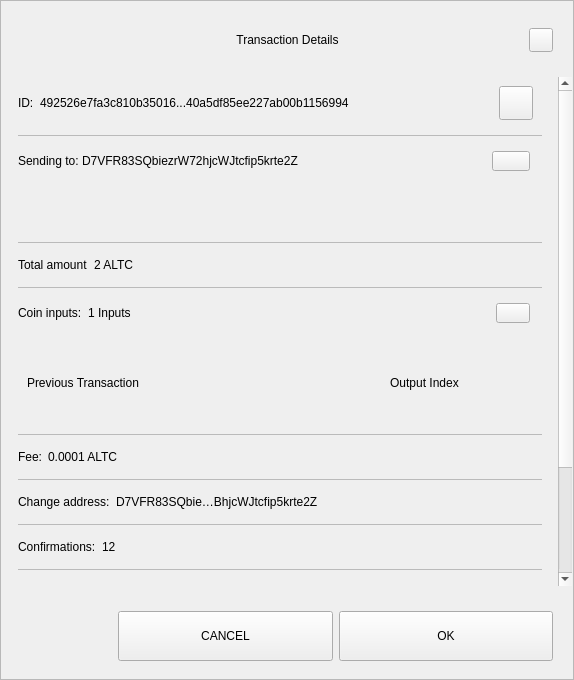
<?xml version="1.0" encoding="UTF-8"?>
<ui version="4.0">
 <class>TxDetailDialog</class>
 <widget class="QWidget" name="TxDetailDialog">
  <property name="geometry">
   <rect>
    <x>0</x>
    <y>0</y>
    <width>574</width>
    <height>680</height>
   </rect>
  </property>
  <property name="sizePolicy">
   <sizepolicy hsizetype="Preferred" vsizetype="Expanding">
    <horstretch>0</horstretch>
    <verstretch>0</verstretch>
   </sizepolicy>
  </property>
  <property name="minimumSize">
   <size>
    <width>574</width>
    <height>500</height>
   </size>
  </property>
  <property name="windowTitle">
   <string>Form</string>
  </property>
  <property name="styleSheet">
   <string notr="true"/>
  </property>
  <layout class="QVBoxLayout" name="verticalLayout_3">
   <property name="spacing">
    <number>0</number>
   </property>
   <property name="leftMargin">
    <number>0</number>
   </property>
   <property name="topMargin">
    <number>0</number>
   </property>
   <property name="rightMargin">
    <number>0</number>
   </property>
   <property name="bottomMargin">
    <number>0</number>
   </property>
   <item>
    <widget class="QFrame" name="frame">
     <property name="sizePolicy">
      <sizepolicy hsizetype="Preferred" vsizetype="Expanding">
       <horstretch>0</horstretch>
       <verstretch>0</verstretch>
      </sizepolicy>
     </property>
     <property name="styleSheet">
      <string notr="true"/>
     </property>
     <property name="frameShape">
      <enum>QFrame::StyledPanel</enum>
     </property>
     <property name="frameShadow">
      <enum>QFrame::Raised</enum>
     </property>
     <layout class="QVBoxLayout" name="verticalLayout">
      <property name="leftMargin">
       <number>0</number>
      </property>
      <property name="rightMargin">
       <number>0</number>
      </property>
      <item>
       <layout class="QHBoxLayout" name="horizontalLayout_3">
        <property name="spacing">
         <number>0</number>
        </property>
        <property name="leftMargin">
         <number>20</number>
        </property>
        <property name="topMargin">
         <number>10</number>
        </property>
        <property name="rightMargin">
         <number>20</number>
        </property>
        <item>
         <spacer name="horizontalSpacer_1">
          <property name="orientation">
           <enum>Qt::Horizontal</enum>
          </property>
          <property name="sizeHint" stdset="0">
           <size>
            <width>40</width>
            <height>20</height>
           </size>
          </property>
         </spacer>
        </item>
        <item>
         <widget class="QLabel" name="labelTitle">
          <property name="minimumSize">
           <size>
            <width>0</width>
            <height>40</height>
           </size>
          </property>
          <property name="maximumSize">
           <size>
            <width>16777215</width>
            <height>40</height>
           </size>
          </property>
          <property name="styleSheet">
           <string notr="true">padding-left:24px;</string>
          </property>
          <property name="text">
           <string>Transaction Details</string>
          </property>
          <property name="alignment">
           <set>Qt::AlignCenter</set>
          </property>
          <property name="margin">
           <number>7</number>
          </property>
         </widget>
        </item>
        <item>
         <spacer name="horizontalSpacer_2">
          <property name="orientation">
           <enum>Qt::Horizontal</enum>
          </property>
          <property name="sizeHint" stdset="0">
           <size>
            <width>40</width>
            <height>20</height>
           </size>
          </property>
         </spacer>
        </item>
        <item>
         <widget class="QPushButton" name="btnEsc">
          <property name="minimumSize">
           <size>
            <width>24</width>
            <height>24</height>
           </size>
          </property>
          <property name="maximumSize">
           <size>
            <width>24</width>
            <height>24</height>
           </size>
          </property>
          <property name="focusPolicy">
           <enum>Qt::NoFocus</enum>
          </property>
          <property name="text">
           <string/>
          </property>
         </widget>
        </item>
       </layout>
      </item>
      <item>
       <spacer name="verticalSpacer">
        <property name="orientation">
         <enum>Qt::Vertical</enum>
        </property>
        <property name="sizeType">
         <enum>QSizePolicy::Fixed</enum>
        </property>
        <property name="sizeHint" stdset="0">
         <size>
          <width>20</width>
          <height>10</height>
         </size>
        </property>
       </spacer>
      </item>
      <item>
       <widget class="QWidget" name="layoutScroll" native="true">
        <property name="minimumSize">
         <size>
          <width>0</width>
          <height>0</height>
         </size>
        </property>
        <layout class="QVBoxLayout" name="verticalLayout_4">
         <property name="leftMargin">
          <number>0</number>
         </property>
         <property name="topMargin">
          <number>0</number>
         </property>
         <property name="rightMargin">
          <number>0</number>
         </property>
         <item>
          <widget class="QScrollArea" name="scrollArea">
           <property name="styleSheet">
            <string notr="true">#scrollArea {
background:transparent;
}</string>
           </property>
           <property name="horizontalScrollBarPolicy">
            <enum>Qt::ScrollBarAlwaysOff</enum>
           </property>
           <property name="sizeAdjustPolicy">
            <enum>QAbstractScrollArea::AdjustIgnored</enum>
           </property>
           <property name="widgetResizable">
            <bool>true</bool>
           </property>
           <property name="alignment">
            <set>Qt::AlignLeading|Qt::AlignLeft|Qt::AlignTop</set>
           </property>
           <widget class="QWidget" name="scrollAreaWidgetContents">
            <property name="geometry">
             <rect>
              <x>0</x>
              <y>0</y>
              <width>556</width>
              <height>672</height>
             </rect>
            </property>
            <property name="autoFillBackground">
             <bool>false</bool>
            </property>
            <property name="styleSheet">
             <string notr="true">#scrollAreaWidgetContents {
background:transparent;
}</string>
            </property>
            <layout class="QVBoxLayout" name="verticalLayout_7">
             <property name="spacing">
              <number>0</number>
             </property>
             <property name="sizeConstraint">
              <enum>QLayout::SetDefaultConstraint</enum>
             </property>
             <property name="leftMargin">
              <number>0</number>
             </property>
             <property name="topMargin">
              <number>0</number>
             </property>
             <property name="rightMargin">
              <number>0</number>
             </property>
             <property name="bottomMargin">
              <number>0</number>
             </property>
             <item>
              <widget class="QWidget" name="content" native="true">
               <layout class="QVBoxLayout" name="verticalLayout_2">
                <property name="leftMargin">
                 <number>16</number>
                </property>
                <property name="topMargin">
                 <number>0</number>
                </property>
                <property name="rightMargin">
                 <number>16</number>
                </property>
                <item>
                 <widget class="QWidget" name="contentID" native="true">
                  <layout class="QHBoxLayout" name="horizontalLayout_12" stretch="0,1,0">
                   <property name="leftMargin">
                    <number>0</number>
                   </property>
                   <item>
                    <widget class="QLabel" name="labelId">
                     <property name="maximumSize">
                      <size>
                       <width>16777215</width>
                       <height>16777215</height>
                      </size>
                     </property>
                     <property name="text">
                      <string>ID:</string>
                     </property>
                    </widget>
                   </item>
                   <item>
                    <widget class="QLabel" name="textId">
                     <property name="text">
                      <string>492526e7fa3c810b35016...40a5df85ee227ab00b1156994</string>
                     </property>
                    </widget>
                   </item>
                   <item>
                    <widget class="QPushButton" name="pushCopy">
                     <property name="minimumSize">
                      <size>
                       <width>34</width>
                       <height>34</height>
                      </size>
                     </property>
                     <property name="maximumSize">
                      <size>
                       <width>34</width>
                       <height>34</height>
                      </size>
                     </property>
                     <property name="focusPolicy">
                      <enum>Qt::NoFocus</enum>
                     </property>
                     <property name="text">
                      <string/>
                     </property>
                     <property name="iconSize">
                      <size>
                       <width>24</width>
                       <height>24</height>
                      </size>
                     </property>
                    </widget>
                   </item>
                  </layout>
                 </widget>
                </item>
                <item>
                 <widget class="QLabel" name="labelDivider9">
                  <property name="maximumSize">
                   <size>
                    <width>16777215</width>
                    <height>1</height>
                   </size>
                  </property>
                  <property name="styleSheet">
                   <string notr="true">background-color:#bababa;</string>
                  </property>
                  <property name="text">
                   <string/>
                  </property>
                 </widget>
                </item>
                <item>
                 <widget class="QWidget" name="contentOutputs" native="true">
                  <layout class="QHBoxLayout" name="horizontalLayout_11" stretch="0,3,0">
                   <property name="spacing">
                    <number>0</number>
                   </property>
                   <property name="leftMargin">
                    <number>0</number>
                   </property>
                   <property name="rightMargin">
                    <number>12</number>
                   </property>
                   <item>
                    <widget class="QLabel" name="labelSend">
                     <property name="maximumSize">
                      <size>
                       <width>16777215</width>
                       <height>16777215</height>
                      </size>
                     </property>
                     <property name="text">
                      <string>Sending to: </string>
                     </property>
                    </widget>
                   </item>
                   <item>
                    <widget class="QLabel" name="textSend">
                     <property name="text">
                      <string>D7VFR83SQbiezrW72hjcWJtcfip5krte2Z </string>
                     </property>
                    </widget>
                   </item>
                   <item>
                    <widget class="QPushButton" name="pushOutputs">
                     <property name="minimumSize">
                      <size>
                       <width>34</width>
                       <height>20</height>
                      </size>
                     </property>
                     <property name="maximumSize">
                      <size>
                       <width>38</width>
                       <height>20</height>
                      </size>
                     </property>
                     <property name="focusPolicy">
                      <enum>Qt::NoFocus</enum>
                     </property>
                     <property name="styleSheet">
                      <string notr="true"/>
                     </property>
                     <property name="text">
                      <string/>
                     </property>
                    </widget>
                   </item>
                  </layout>
                 </widget>
                </item>
                <item>
                 <widget class="QScrollArea" name="outputsScrollArea">
                  <property name="minimumSize">
                   <size>
                    <width>0</width>
                    <height>50</height>
                   </size>
                  </property>
                  <property name="styleSheet">
                   <string notr="true">#outputsScrollArea {
background:transparent;
}</string>
                  </property>
                  <property name="widgetResizable">
                   <bool>true</bool>
                  </property>
                  <widget class="QWidget" name="container_outputs_base">
                   <property name="geometry">
                    <rect>
                     <x>0</x>
                     <y>0</y>
                     <width>522</width>
                     <height>48</height>
                    </rect>
                   </property>
                   <property name="styleSheet">
                    <string notr="true">#container_outputs_base {
background:transparent;
}</string>
                   </property>
                  </widget>
                 </widget>
                </item>
                <item>
                 <widget class="QLabel" name="labelDivider8">
                  <property name="maximumSize">
                   <size>
                    <width>16777215</width>
                    <height>1</height>
                   </size>
                  </property>
                  <property name="styleSheet">
                   <string notr="true">background-color:#bababa;</string>
                  </property>
                  <property name="text">
                   <string/>
                  </property>
                 </widget>
                </item>
                <item>
                 <widget class="QWidget" name="contentAmount" native="true">
                  <layout class="QHBoxLayout" name="horizontalLayout_4" stretch="0,1">
                   <property name="leftMargin">
                    <number>0</number>
                   </property>
                   <item>
                    <widget class="QLabel" name="labelAmount">
                     <property name="maximumSize">
                      <size>
                       <width>16777215</width>
                       <height>16777215</height>
                      </size>
                     </property>
                     <property name="text">
                      <string>Total amount</string>
                     </property>
                    </widget>
                   </item>
                   <item>
                    <widget class="QLabel" name="textAmount">
                     <property name="text">
                      <string>2 ALTC</string>
                     </property>
                    </widget>
                   </item>
                  </layout>
                 </widget>
                </item>
                <item>
                 <widget class="QLabel" name="labelDivider6">
                  <property name="maximumSize">
                   <size>
                    <width>16777215</width>
                    <height>1</height>
                   </size>
                  </property>
                  <property name="styleSheet">
                   <string notr="true">background-color:#bababa;</string>
                  </property>
                  <property name="text">
                   <string/>
                  </property>
                 </widget>
                </item>
                <item>
                 <widget class="QWidget" name="contentInputs" native="true">
                  <layout class="QHBoxLayout" name="horizontalLayout" stretch="0,2,0">
                   <property name="leftMargin">
                    <number>0</number>
                   </property>
                   <property name="rightMargin">
                    <number>12</number>
                   </property>
                   <item>
                    <widget class="QLabel" name="labelInputs">
                     <property name="sizePolicy">
                      <sizepolicy hsizetype="Minimum" vsizetype="Preferred">
                       <horstretch>0</horstretch>
                       <verstretch>0</verstretch>
                      </sizepolicy>
                     </property>
                     <property name="maximumSize">
                      <size>
                       <width>16777215</width>
                       <height>16777215</height>
                      </size>
                     </property>
                     <property name="text">
                      <string>Coin inputs:</string>
                     </property>
                    </widget>
                   </item>
                   <item>
                    <widget class="QLabel" name="textInputs">
                     <property name="text">
                      <string>1 Inputs</string>
                     </property>
                    </widget>
                   </item>
                   <item>
                    <widget class="QPushButton" name="pushInputs">
                     <property name="maximumSize">
                      <size>
                       <width>34</width>
                       <height>20</height>
                      </size>
                     </property>
                     <property name="focusPolicy">
                      <enum>Qt::NoFocus</enum>
                     </property>
                     <property name="styleSheet">
                      <string notr="true"/>
                     </property>
                     <property name="text">
                      <string/>
                     </property>
                    </widget>
                   </item>
                  </layout>
                 </widget>
                </item>
                <item>
                 <widget class="QFrame" name="gridInputs">
                  <property name="sizePolicy">
                   <sizepolicy hsizetype="Preferred" vsizetype="MinimumExpanding">
                    <horstretch>0</horstretch>
                    <verstretch>0</verstretch>
                   </sizepolicy>
                  </property>
                  <property name="minimumSize">
                   <size>
                    <width>0</width>
                    <height>90</height>
                   </size>
                  </property>
                  <layout class="QGridLayout" name="gridLayoutInput" columnstretch="5,2" rowminimumheight="0">
                   <property name="sizeConstraint">
                    <enum>QLayout::SetMaximumSize</enum>
                   </property>
                   <property name="verticalSpacing">
                    <number>0</number>
                   </property>
                   <item row="0" column="0" alignment="Qt::AlignLeft">
                    <widget class="QLabel" name="labelTitlePrevTx">
                     <property name="text">
                      <string>Previous Transaction</string>
                     </property>
                    </widget>
                   </item>
                   <item row="0" column="1" alignment="Qt::AlignLeft">
                    <widget class="QLabel" name="labelOutputIndex">
                     <property name="text">
                      <string>Output Index</string>
                     </property>
                     <property name="alignment">
                      <set>Qt::AlignCenter</set>
                     </property>
                    </widget>
                   </item>
                  </layout>
                 </widget>
                </item>
                <item>
                 <widget class="QLabel" name="labelDivider1">
                  <property name="maximumSize">
                   <size>
                    <width>16777215</width>
                    <height>1</height>
                   </size>
                  </property>
                  <property name="styleSheet">
                   <string notr="true">background-color:#bababa;</string>
                  </property>
                  <property name="text">
                   <string/>
                  </property>
                 </widget>
                </item>
                <item>
                 <widget class="QWidget" name="contentFee" native="true">
                  <layout class="QHBoxLayout" name="horizontalLayout_7" stretch="0,1">
                   <property name="leftMargin">
                    <number>0</number>
                   </property>
                   <item>
                    <widget class="QLabel" name="labelFee">
                     <property name="maximumSize">
                      <size>
                       <width>16777215</width>
                       <height>16777215</height>
                      </size>
                     </property>
                     <property name="text">
                      <string>Fee:</string>
                     </property>
                    </widget>
                   </item>
                   <item>
                    <widget class="QLabel" name="textFee">
                     <property name="text">
                      <string>0.0001 ALTC</string>
                     </property>
                    </widget>
                   </item>
                  </layout>
                 </widget>
                </item>
                <item>
                 <widget class="QLabel" name="labelDivider2">
                  <property name="maximumSize">
                   <size>
                    <width>16777215</width>
                    <height>1</height>
                   </size>
                  </property>
                  <property name="styleSheet">
                   <string notr="true">background-color:#bababa;</string>
                  </property>
                  <property name="text">
                   <string/>
                  </property>
                 </widget>
                </item>
                <item>
                 <widget class="QWidget" name="contentChangeAddress" native="true">
                  <layout class="QHBoxLayout" name="horizontalLayout_6" stretch="0,1">
                   <property name="leftMargin">
                    <number>0</number>
                   </property>
                   <item>
                    <widget class="QLabel" name="labelChange">
                     <property name="maximumSize">
                      <size>
                       <width>16777215</width>
                       <height>16777215</height>
                      </size>
                     </property>
                     <property name="text">
                      <string>Change address:</string>
                     </property>
                    </widget>
                   </item>
                   <item>
                    <widget class="QLabel" name="textChange">
                     <property name="text">
                      <string>D7VFR83SQbie…BhjcWJtcfip5krte2Z </string>
                     </property>
                    </widget>
                   </item>
                  </layout>
                 </widget>
                </item>
                <item>
                 <widget class="QLabel" name="labelDivider4">
                  <property name="maximumSize">
                   <size>
                    <width>16777215</width>
                    <height>1</height>
                   </size>
                  </property>
                  <property name="styleSheet">
                   <string notr="true">background-color:#bababa;</string>
                  </property>
                  <property name="text">
                   <string/>
                  </property>
                 </widget>
                </item>
                <item>
                 <widget class="QWidget" name="contentConfirmations" native="true">
                  <layout class="QHBoxLayout" name="horizontalLayout_8" stretch="0,1">
                   <property name="leftMargin">
                    <number>0</number>
                   </property>
                   <item>
                    <widget class="QLabel" name="labelConfirmations">
                     <property name="maximumSize">
                      <size>
                       <width>16777215</width>
                       <height>16777215</height>
                      </size>
                     </property>
                     <property name="text">
                      <string>Confirmations:</string>
                     </property>
                    </widget>
                   </item>
                   <item>
                    <widget class="QLabel" name="textConfirmations">
                     <property name="text">
                      <string>12</string>
                     </property>
                    </widget>
                   </item>
                  </layout>
                 </widget>
                </item>
                <item>
                 <widget class="QLabel" name="labelDivider7">
                  <property name="maximumSize">
                   <size>
                    <width>16777215</width>
                    <height>1</height>
                   </size>
                  </property>
                  <property name="styleSheet">
                   <string notr="true">background-color:#bababa;</string>
                  </property>
                  <property name="text">
                   <string/>
                  </property>
                 </widget>
                </item>
                <item>
                 <widget class="QWidget" name="contentSize" native="true">
                  <layout class="QHBoxLayout" name="horizontalLayout_9" stretch="0,1">
                   <property name="leftMargin">
                    <number>0</number>
                   </property>
                   <item>
                    <widget class="QLabel" name="labelSize">
                     <property name="maximumSize">
                      <size>
                       <width>16777215</width>
                       <height>16777215</height>
                      </size>
                     </property>
                     <property name="text">
                      <string>Size:</string>
                     </property>
                    </widget>
                   </item>
                   <item>
                    <widget class="QLabel" name="textSize">
                     <property name="text">
                      <string>2 kB</string>
                     </property>
                    </widget>
                   </item>
                  </layout>
                 </widget>
                </item>
                <item>
                 <widget class="QLabel" name="labelDivider3">
                  <property name="maximumSize">
                   <size>
                    <width>16777215</width>
                    <height>1</height>
                   </size>
                  </property>
                  <property name="styleSheet">
                   <string notr="true">background-color:#bababa;</string>
                  </property>
                  <property name="text">
                   <string/>
                  </property>
                 </widget>
                </item>
                <item>
                 <widget class="QWidget" name="contentDate" native="true">
                  <layout class="QHBoxLayout" name="horizontalLayout_5" stretch="0,1">
                   <property name="leftMargin">
                    <number>0</number>
                   </property>
                   <item>
                    <widget class="QLabel" name="labelDate">
                     <property name="maximumSize">
                      <size>
                       <width>16777215</width>
                       <height>16777215</height>
                      </size>
                     </property>
                     <property name="text">
                      <string>Date:</string>
                     </property>
                    </widget>
                   </item>
                   <item>
                    <widget class="QLabel" name="textDate">
                     <property name="text">
                      <string>May 25, 2017</string>
                     </property>
                    </widget>
                   </item>
                  </layout>
                 </widget>
                </item>
                <item>
                 <widget class="QLabel" name="labelDivider5">
                  <property name="maximumSize">
                   <size>
                    <width>16777215</width>
                    <height>1</height>
                   </size>
                  </property>
                  <property name="styleSheet">
                   <string notr="true">background-color:#bababa;</string>
                  </property>
                  <property name="text">
                   <string/>
                  </property>
                 </widget>
                </item>
                <item>
                 <widget class="QWidget" name="contentStatus" native="true">
                  <layout class="QHBoxLayout" name="horizontalLayout_10" stretch="0,1">
                   <property name="leftMargin">
                    <number>0</number>
                   </property>
                   <item>
                    <widget class="QLabel" name="labelStatus">
                     <property name="maximumSize">
                      <size>
                       <width>16777215</width>
                       <height>16777215</height>
                      </size>
                     </property>
                     <property name="text">
                      <string>Status:</string>
                     </property>
                    </widget>
                   </item>
                   <item>
                    <widget class="QLabel" name="textStatus">
                     <property name="text">
                      <string>Spendable</string>
                     </property>
                    </widget>
                   </item>
                  </layout>
                 </widget>
                </item>
                <item>
                 <spacer name="verticalSpacer_2">
                  <property name="orientation">
                   <enum>Qt::Vertical</enum>
                  </property>
                  <property name="sizeType">
                   <enum>QSizePolicy::Expanding</enum>
                  </property>
                  <property name="sizeHint" stdset="0">
                   <size>
                    <width>20</width>
                    <height>10</height>
                   </size>
                  </property>
                 </spacer>
                </item>
                <item>
                 <widget class="QLabel" name="labelWarning">
                  <property name="text">
                   <string>TextLabel</string>
                  </property>
                  <property name="alignment">
                   <set>Qt::AlignCenter</set>
                  </property>
                 </widget>
                </item>
               </layout>
              </widget>
             </item>
            </layout>
           </widget>
          </widget>
         </item>
        </layout>
       </widget>
      </item>
      <item>
       <widget class="QWidget" name="containerButtons" native="true">
        <layout class="QHBoxLayout" name="horizontalLayout1" stretch="1,2,2">
         <property name="leftMargin">
          <number>10</number>
         </property>
         <property name="rightMargin">
          <number>20</number>
         </property>
         <item>
          <spacer name="horizontalSpacer_3">
           <property name="orientation">
            <enum>Qt::Horizontal</enum>
           </property>
           <property name="sizeHint" stdset="0">
            <size>
             <width>40</width>
             <height>20</height>
            </size>
           </property>
          </spacer>
         </item>
         <item>
          <widget class="QPushButton" name="btnCancel">
           <property name="minimumSize">
            <size>
             <width>200</width>
             <height>50</height>
            </size>
           </property>
           <property name="focusPolicy">
            <enum>Qt::NoFocus</enum>
           </property>
           <property name="text">
            <string>CANCEL</string>
           </property>
          </widget>
         </item>
         <item>
          <widget class="QPushButton" name="btnSave">
           <property name="minimumSize">
            <size>
             <width>200</width>
             <height>50</height>
            </size>
           </property>
           <property name="focusPolicy">
            <enum>Qt::NoFocus</enum>
           </property>
           <property name="text">
            <string>OK</string>
           </property>
          </widget>
         </item>
        </layout>
       </widget>
      </item>
     </layout>
    </widget>
   </item>
  </layout>
 </widget>
 <resources/>
 <connections/>
</ui>
